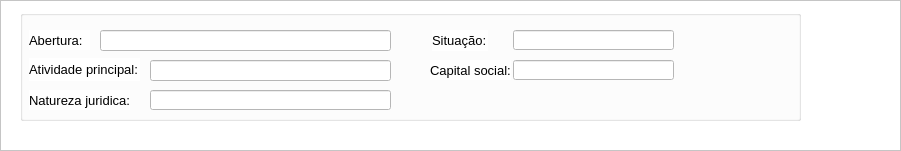
         <widget class="QFrame" name="frame_16">
          <property name="geometry">
           <rect>
            <x>10</x>
            <y>153</y>
            <width>901</width>
            <height>151</height>
           </rect>
          </property>
          <property name="styleSheet">
           <string notr="true">background-color: rgb(255, 255, 255);</string>
          </property>
          <property name="frameShape">
           <enum>QFrame::StyledPanel</enum>
          </property>
          <property name="frameShadow">
           <enum>QFrame::Raised</enum>
          </property>
          <widget class="QGroupBox" name="groupBox_15">
           <property name="geometry">
            <rect>
             <x>20</x>
             <y>10</y>
             <width>781</width>
             <height>111</height>
            </rect>
           </property>
           <property name="title">
            <string/>
           </property>
           <widget class="QLineEdit" name="numeroCliente_2">
            <property name="geometry">
             <rect>
              <x>493</x>
              <y>50</y>
              <width>161</width>
              <height>20</height>
             </rect>
            </property>
            <property name="font">
             <font>
              <pointsize>10</pointsize>
             </font>
            </property>
            <property name="styleSheet">
             <string notr="true">background-color: rgb(255, 255, 255);</string>
            </property>
            <property name="text">
             <string/>
            </property>
           </widget>
           <widget class="QLineEdit" name="cidadeCliente_3">
            <property name="geometry">
             <rect>
              <x>80</x>
              <y>20</y>
              <width>291</width>
              <height>21</height>
             </rect>
            </property>
            <property name="font">
             <font>
              <pointsize>10</pointsize>
             </font>
            </property>
            <property name="styleSheet">
             <string notr="true">background-color: rgb(255, 255, 255);</string>
            </property>
            <property name="text">
             <string/>
            </property>
           </widget>
           <widget class="QLabel" name="label_85">
            <property name="geometry">
             <rect>
              <x>9</x>
              <y>48</y>
              <width>111</width>
              <height>23</height>
             </rect>
            </property>
            <property name="font">
             <font>
              <family>Arial</family>
              <pointsize>10</pointsize>
             </font>
            </property>
            <property name="text">
             <string>Atividade principal:</string>
            </property>
           </widget>
           <widget class="QLabel" name="label_89">
            <property name="geometry">
             <rect>
              <x>410</x>
              <y>50</y>
              <width>81</width>
              <height>20</height>
             </rect>
            </property>
            <property name="font">
             <font>
              <family>Arial</family>
              <pointsize>10</pointsize>
             </font>
            </property>
            <property name="text">
             <string>Capital social:</string>
            </property>
           </widget>
           <widget class="QLabel" name="label_88">
            <property name="geometry">
             <rect>
              <x>412</x>
              <y>20</y>
              <width>56</width>
              <height>21</height>
             </rect>
            </property>
            <property name="font">
             <font>
              <family>Arial</family>
              <pointsize>10</pointsize>
             </font>
            </property>
            <property name="text">
             <string>Situação:</string>
            </property>
           </widget>
           <widget class="QLineEdit" name="enderecoCliente_3">
            <property name="geometry">
             <rect>
              <x>130</x>
              <y>50</y>
              <width>241</width>
              <height>21</height>
             </rect>
            </property>
            <property name="font">
             <font>
              <pointsize>10</pointsize>
             </font>
            </property>
            <property name="styleSheet">
             <string notr="true">background-color: rgb(255, 255, 255);</string>
            </property>
            <property name="text">
             <string/>
            </property>
           </widget>
           <widget class="QLabel" name="label_86">
            <property name="geometry">
             <rect>
              <x>9</x>
              <y>80</y>
              <width>101</width>
              <height>20</height>
             </rect>
            </property>
            <property name="font">
             <font>
              <family>Arial</family>
              <pointsize>10</pointsize>
             </font>
            </property>
            <property name="text">
             <string>Natureza juridica:</string>
            </property>
           </widget>
           <widget class="QLabel" name="label_87">
            <property name="geometry">
             <rect>
              <x>9</x>
              <y>20</y>
              <width>61</width>
              <height>20</height>
             </rect>
            </property>
            <property name="font">
             <font>
              <family>Arial</family>
              <pointsize>10</pointsize>
             </font>
            </property>
            <property name="text">
             <string>Abertura:</string>
            </property>
           </widget>
           <widget class="QLineEdit" name="compleCliente_3">
            <property name="geometry">
             <rect>
              <x>130</x>
              <y>80</y>
              <width>241</width>
              <height>20</height>
             </rect>
            </property>
            <property name="font">
             <font>
              <pointsize>10</pointsize>
             </font>
            </property>
            <property name="styleSheet">
             <string notr="true">background-color: rgb(255, 255, 255);</string>
            </property>
            <property name="text">
             <string/>
            </property>
           </widget>
           <widget class="QLineEdit" name="bairroCliente_3">
            <property name="geometry">
             <rect>
              <x>493</x>
              <y>20</y>
              <width>161</width>
              <height>20</height>
             </rect>
            </property>
            <property name="font">
             <font>
              <pointsize>10</pointsize>
             </font>
            </property>
            <property name="styleSheet">
             <string notr="true">background-color: rgb(255, 255, 255);</string>
            </property>
            <property name="text">
             <string/>
            </property>
           </widget>
          </widget>
         </widget>
